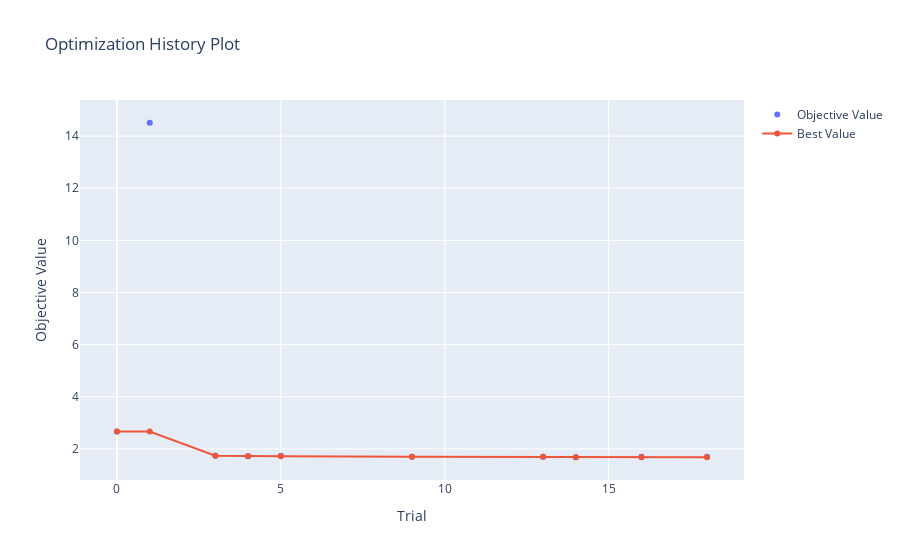

Source (notebook cell):
### Code cell
optuna.visualization.plot_optimization_history(study)

### Figure 1 — Plotly figure (JSON) as saved in the notebook; plotly's stock layout.template omitted (floating-point values rounded to 4 significant figures)
{"data": [{"mode": "markers", "name": "Objective Value", "type": "scatter", "x": [0, 1, 3, 4, 5, 9, 13, 14, 16, 18], "y": [2.667, 14.51, 1.737, 1.715, 1.736, 1.704, 1.703, 1.68, 1.694, 1.7]}, {"name": "Best Value", "type": "scatter", "x": [0, 1, 3, 4, 5, 9, 13, 14, 16, 18], "y": [2.667, 2.667, 1.737, 1.715, 1.715, 1.704, 1.703, 1.68, 1.68, 1.68]}], "layout": {"title": {"text": "Optimization History Plot"}, "xaxis": {"title": {"text": "Trial"}}, "yaxis": {"title": {"text": "Objective Value"}}}}
